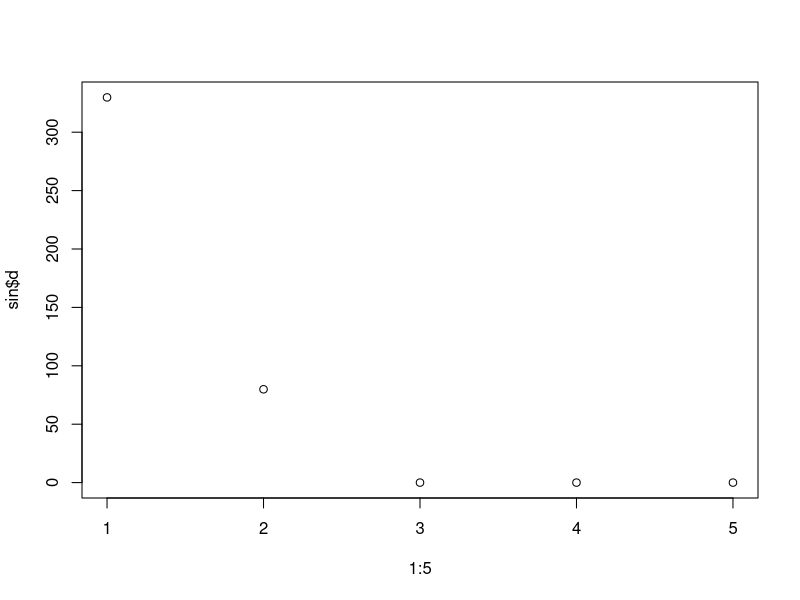

R code for this plot: (Note: this script raises an error after producing the figure.)
# mvtnorm provides possibility to create multivariate gaussian rv
library(mvtnorm)


# df_df <- data.frame("obs1"=c(5,43,2,3,1,4,8,4,5,9), "obs2"=c(5,43,2,3,1,4,8,4,5,9), "obs3"=c(1,2,5,3,4,5,6,1,5,7), "obs4"=c(1,7,6,3,4,5,6,1,7,10))
# df <- as.matrix(df_df)


# Create Multivariate Random Variables
sigma <- matrix(c(5,43,2,3,1,4,8,4,5,9,5,43,2,3,1,4,8,4,5,9,5,43,2,3,1), nrow = 5, ncol = 5)
df1 <- rmvnorm(n = 20, mean = rep(0, nrow(sigma)), sigma = sigma %*% t(sigma))


# R built-in function for PCA
pca3 <- prcomp(df1, rank. = 5)
summary(pca3) # overview of the extent a variable explains the data
pca3$sdev # array sorted by Principal components that explain % of standard deviation


WrongPCA <- function(X, pca_vec, samples){
  # args: X matrix containing data, pca_vec containing index of pca (dimension r), samples containing CV-Folds
  # returns: MSE of the CV
  
  K <- length(samples)
  mse <- rep(0, K)
  
  for (k in 1:K) {
    l1 <- length(samples[[k]])
    df_k_fold <- X[samples[[k]], ]
    
    svd_X <- svd(X)
    X_trunc <- svd_X$u[,pca_vec] %*% diag(svd_X$d[pca_vec]) %*% t(svd_X$v)[pca_vec,]

    # Define projection and project data
    P <- X_trunc %*% solve(t(X_trunc) %*% X_trunc, tol = 1e-20) %*% t(X_trunc)
    X_proj <- P %*% X
    df_k_proj <- X_proj[samples[[k]],]
    
    # Error of estimated and true missing observation
    mse[k] <- sum(sapply(1:l1, function(s){norm(df_k_fold[s,] - df_k_proj[s,], type = "2")^2/l1}))
    # Error is ridiculous
    # es <- df_k_proj
    # es1 <- df_k_fold
  }
  return(sum(mse))
}


WrongPCAImproved <- function(X, pca_vec, samples){
  # args: X matrix containing data, pca_vec containing index of pca (dimension r), samples containing CV-Folds
  # returns: MSE of the CV
  
  K <- length(samples)
  mse1 <- rep(0, K)
  p <- ncol(X)
  
  # Split data into missing and observed data
  split <- sample(1:p, floor(p/2))
  
  for (k in 1:K) {
    l1 <- length(samples[[k]])
    
    df_k <- X[-samples[[k]],]
    mu <- colMeans(df_k)
    svd_sigma <- svd(cov(df_k))
    sigma_trunc <- svd_sigma$u[,pca_vec] %*% diag(svd_sigma$d[pca_vec]) %*% t(svd_sigma$v)[pca_vec,]
    
    df_k_fold <- X[samples[[k]],]
    df_k_fold_miss <- as.matrix(df_k_fold[,split])
    df_k_fold_obs <- as.matrix(df_k_fold[,-split])
    
    # Estimate est_x_miss for df_k_fold_miss
    mu_miss <- mu[split]
    mu_obs <- mu[-split]
    
    sigma_miss_obs <- sigma_trunc[split, -split]
    sigma_obs_obs <- sigma_trunc[-split, -split]
    
    est_x_miss <- lapply(1:l1, function(n){mu_miss+sigma_miss_obs%*%solve(sigma_obs_obs, tol = 1e-20)%*%(df_k_fold_obs[n,]-mu_obs)})
    
    # Error of estimated and true missing observation
    mse1[k] <- sum(sapply(1:l1, function(s){norm(est_x_miss[[s]]-df_k_fold_miss[s,], type = "2")^2/l1/K}))
    # Error is ridiculous
    # es <- est_x_miss
    # es1 <- df_k_fold_miss
  }
  
  return(sum(mse1))
}


KDEApproach <- function(X, pca_vec){
  # args: X matrix containing data, pca_vec containing index of pca (dimension r)
  # returns: error measure of truncated covariance to the real covariance (Frobenius norm)
  
  sigma <- cov(X)
  svd_sigma <- svd(sigma)
  sigma_trunc <- svd_sigma$u[,pca_vec] %*% diag(svd_sigma$d[pca_vec]) %*% t(svd_sigma$v)[pca_vec,]
  
  return(norm(sigma-sigma_trunc, type = "F"))
}


MatrixCompletion <- function(X, pca_vec){
  # args: X matrix containing data, pca_vec containing index of pca (dimension r)
  # returns: error measure of truncated covariance to the real covariance (Frobenius norm)
  
  # Create bivariate index set for observed data
  n <- nrow(X)
  p <- ncol(X)
  biv_index <- matrix(sample(0:1, size = n*p, replace = T), nrow = n, ncol = p)
  
  # Iterative-hard thresholding algorithm
  M <- X
  for (i in 1:10) {
    svd_M <- svd(M)
    M_trunc <- svd_M$u[,pca_vec] %*% diag(svd_M$d[pca_vec]) %*% t(svd_M$v)[pca_vec,]
    M <- X * biv_index + M_trunc * !biv_index
  }
  
  return(norm(X-M, type = "F"))
}



# Generate Folds for Cross-Validation

K <- 5
n <- nrow(df1)
index <- c(1:n)
samples <- vector("list", K)

for (i in 1:K) {
  if (i < K) {
    fold <- sample(index, n/K)
    samples[[i]] <- fold
    index <- index[-which(index %in% fold)]
  }
  else{
    samples[[i]] <- index
  }
}


# Test functions for Cross-Validation on same  Folds for consistency

sin <- svd(df1) # Scree plot
plot(1:5, sin$d)

WrongPCA_err <- sapply(2:5, function(k){WrongPCA(df1, 1:k, samples)})
WrongPCAImproved_err <- sapply(2:5, function(k){WrongPCAImproved(df1, 1:k, samples)})
plot(2:5, WrongPCA_err, "l", col = 1) # should return 0 for 5 but doesn't?
lines(2:5, WrongPCAImproved_err, col = 2)

KDEApproach_err <- sapply(2:5, function(n){KDEApproach(df1, 1:n)})
MatrixCompletion_err <- sapply(2:5, function(n){MatrixCompletion(df1, 1:n)})
plot(2:5, KDEApproach_err, "l", col = 1)
plot(2:5, MatrixCompletion_err, col = 2)


# Questions:

# 25.11.22
# How is r choosen? -> PCA first
# How missing and observed data split? -> randomly, but rule of thumb is half half
# MSE on x_miss? -> Yes
# Less informations in Method 1? -> No, different computations of mu and sigma
# Method 1: Truncating Missed and Observed data accordingly? -> No
# Method 2: Still p dimensions? -> Yes
# Method 3: How to cross-validate? Different error measure of covariance similiarity








